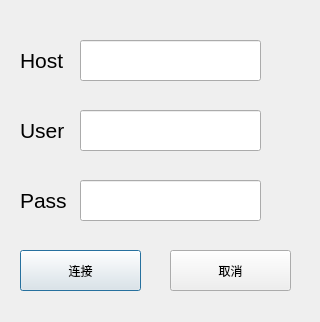
<?xml version="1.0" encoding="UTF-8"?>
<ui version="4.0">
 <class>FtpConnectDlg</class>
 <widget class="QDialog" name="FtpConnectDlg">
  <property name="geometry">
   <rect>
    <x>0</x>
    <y>0</y>
    <width>320</width>
    <height>322</height>
   </rect>
  </property>
  <property name="windowTitle">
   <string>Dialog</string>
  </property>
  <widget class="QPushButton" name="pb_connect">
   <property name="geometry">
    <rect>
     <x>20</x>
     <y>250</y>
     <width>121</width>
     <height>41</height>
    </rect>
   </property>
   <property name="text">
    <string>连接</string>
   </property>
  </widget>
  <widget class="QPushButton" name="pb_cancel">
   <property name="geometry">
    <rect>
     <x>170</x>
     <y>250</y>
     <width>121</width>
     <height>41</height>
    </rect>
   </property>
   <property name="text">
    <string>取消</string>
   </property>
  </widget>
  <widget class="QLabel" name="label">
   <property name="geometry">
    <rect>
     <x>20</x>
     <y>40</y>
     <width>51</width>
     <height>41</height>
    </rect>
   </property>
   <property name="font">
    <font>
     <pointsize>16</pointsize>
    </font>
   </property>
   <property name="text">
    <string>Host</string>
   </property>
  </widget>
  <widget class="QLabel" name="label_2">
   <property name="geometry">
    <rect>
     <x>20</x>
     <y>110</y>
     <width>51</width>
     <height>41</height>
    </rect>
   </property>
   <property name="font">
    <font>
     <pointsize>16</pointsize>
    </font>
   </property>
   <property name="text">
    <string>User</string>
   </property>
  </widget>
  <widget class="QLabel" name="label_3">
   <property name="geometry">
    <rect>
     <x>20</x>
     <y>180</y>
     <width>51</width>
     <height>41</height>
    </rect>
   </property>
   <property name="font">
    <font>
     <pointsize>16</pointsize>
    </font>
   </property>
   <property name="text">
    <string>Pass</string>
   </property>
  </widget>
  <widget class="QLineEdit" name="le_host">
   <property name="geometry">
    <rect>
     <x>80</x>
     <y>40</y>
     <width>181</width>
     <height>41</height>
    </rect>
   </property>
  </widget>
  <widget class="QLineEdit" name="le_pass">
   <property name="geometry">
    <rect>
     <x>80</x>
     <y>180</y>
     <width>181</width>
     <height>41</height>
    </rect>
   </property>
  </widget>
  <widget class="QLineEdit" name="le_user">
   <property name="geometry">
    <rect>
     <x>80</x>
     <y>110</y>
     <width>181</width>
     <height>41</height>
    </rect>
   </property>
  </widget>
 </widget>
 <resources/>
 <connections/>
</ui>
